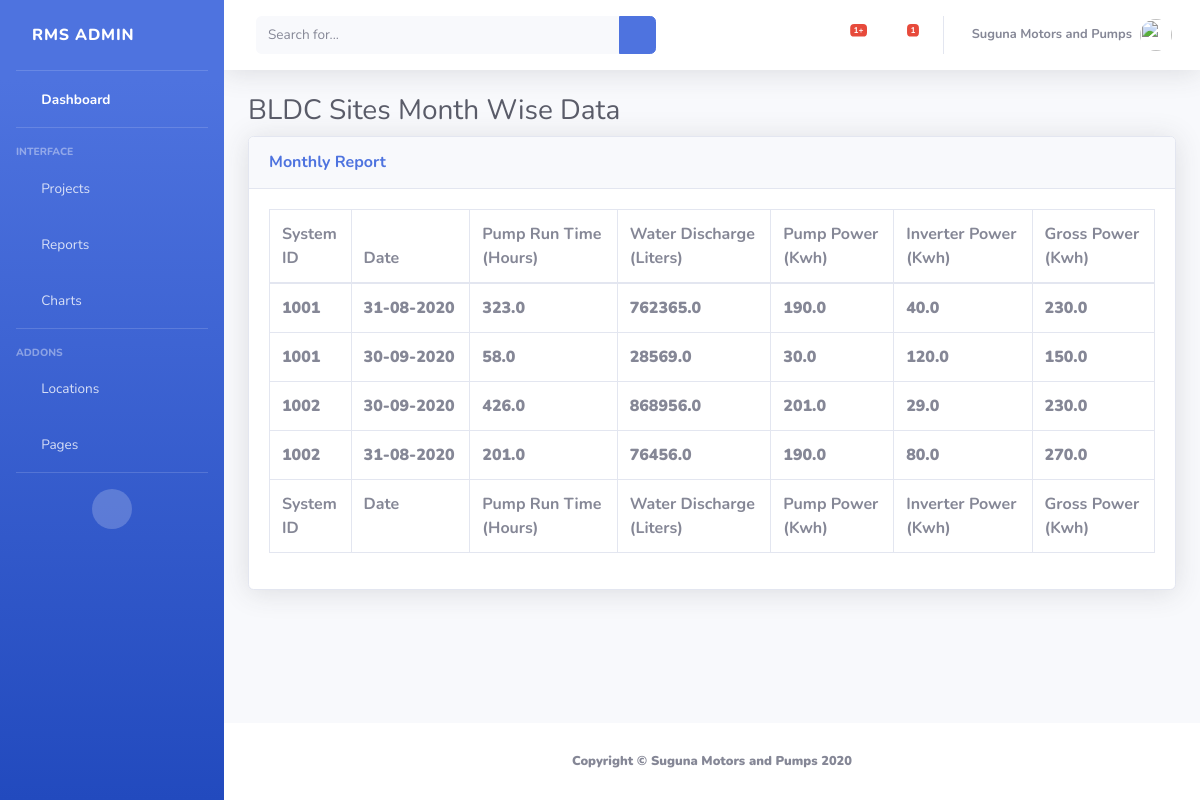
Page /monthReport/ on the committed database.
### rms/models.py (models this page shows, shortened)
class md(models.Model):
	Project = models.CharField(max_length=50,null=True,blank=True)
	System_RID_No = models.CharField(max_length=30,null=True,blank=True)
	Date = models.DateField(null=True,blank=True)
	RunTime_Hrs = models.FloatField(null=True,blank=True)
	Water_Discharge_Lts = models.FloatField(null=True,blank=True)
	Pump_Consumption_KWH = models.FloatField(null=True,blank=True)
	Inverter_Input_KWH = models.FloatField(null=True,blank=True)
	Inverter_Output_KWH = models.FloatField(null=True,blank=True)
	Total_KWH_Generation = models.FloatField(null=True,blank=True)
	Gross_KWH = models.FloatField(null=True,blank=True)

### rms/views.py (the view)
# urls.py: path('monthReport/', views.monthR, name='monthRep'),
def monthR(request):
	table_data = md.objects.all()
	return render(request, 'monthR.html', {'table_data': table_data})

### templates/monthR.html (shortened to what this page needs)
<!DOCTYPE html>
{% load static %}
<html lang="en">
<head>
  <link href="{% static 'vendor/fontawesome-free/css/all.min.css' %}" rel="stylesheet" type="text/css">
  <link href="{% static 'css/sb-admin-2.min.css' %}" rel="stylesheet">
  <link href="{% static 'vendor/datatables/dataTables.bootstrap4.min.css' %}" rel="stylesheet">
</head>
<body id="page-top">
  <div id="wrapper">
    <ul class="navbar-nav bg-gradient-primary sidebar sidebar-dark accordion" id="accordionSidebar">
      <a class="sidebar-brand d-flex align-items-center justify-content-left" href="{% url 'home' %}">
        <div class="sidebar-brand-text mx-3">RMS Admin</div>
      </a>
      <hr class="sidebar-divider my-0">
      <li class="nav-item active">
        <a class="nav-link" href="{% url 'home' %}">
          <i class="fas fa-fw fa-tachometer-alt"></i>
          <span>Dashboard</span></a>
      </li>
      <hr class="sidebar-divider">
      <div class="sidebar-heading">
        Interface
      </div>
      <li class="nav-item">
        <a class="nav-link collapsed" href="#" data-toggle="collapse" data-target="#collapseTwo" aria-expanded="true" aria-controls="collapseTwo">
          <i class="fas fa-fw fa-cog"></i>
          <span>Projects</span>
        </a>
      </li>
      <li class="nav-item">
        <a class="nav-link collapsed" href="#" data-toggle="collapse" data-target="#collapseNew" aria-expanded="true" aria-controls="collapseNew">
          <i class="fas fa-fw fa-table"></i>
          <span>Reports</span>
        </a>
      </li>
      <li class="nav-item">
        <a class="nav-link" href="#">
          <i class="fas fa-fw fa-chart-area"></i>
          <span>Charts</span></a>
      </li>
      <hr class="sidebar-divider">
      <div class="sidebar-heading">
        Addons
      </div>
      <li class="nav-item">
        <a class="nav-link collapsed" href="#" data-toggle="collapse" data-target="#collapseUtilities" aria-expanded="true" aria-controls="collapseUtilities">
          <i class="fas fa-fw fa-wrench"></i>
          <span>Locations</span>
        </a>
      </li>
      <li class="nav-item">
        <a class="nav-link collapsed" href="#" data-toggle="collapse" data-target="#collapsePages" aria-expanded="true" aria-controls="collapsePages">
          <i class="fas fa-fw fa-folder"></i>
          <span>Pages</span>
        </a>
      </li>
      <hr class="sidebar-divider d-none d-md-block">
      <div class="text-center d-none d-md-inline">
        <button class="rounded-circle border-0" id="sidebarToggle"></button>
      </div>
    </ul>
    <div id="content-wrapper" class="d-flex flex-column">
      <div id="content">
        <nav class="navbar navbar-expand navbar-light bg-white topbar mb-4 static-top shadow">
          <form action="{% url 'searchid' %}" class="d-none d-sm-inline-block form-inline mr-auto ml-md-3 my-2 my-md-0 mw-100 navbar-search" method="POST">
            <div class="input-group">
              <input type="search" class="form-control bg-light border-0 small" placeholder="Search for..." aria-label="Search" aria-describedby="basic-addon2" name='idno'>
              <div class="input-group-append">
                <button class="btn btn-primary" type="submit">
                  <i class="fas fa-search fa-sm"></i>
                </button>
              </div>
            </div>
          </form>
          <ul class="navbar-nav ml-auto">
            <li class="nav-item dropdown no-arrow mx-1">
              <a class="nav-link dropdown-toggle" href="#" id="alertsDropdown" role="button" data-toggle="dropdown" aria-haspopup="true" aria-expanded="false">
                <i class="fas fa-bell fa-fw"></i>
                <span class="badge badge-danger badge-counter">1+</span>
              </a>
            </li>
            <li class="nav-item dropdown no-arrow mx-1">
              <a class="nav-link dropdown-toggle" href="#" id="messagesDropdown" role="button" data-toggle="dropdown" aria-haspopup="true" aria-expanded="false">
                <i class="fas fa-envelope fa-fw"></i>
                <span class="badge badge-danger badge-counter">1</span>
              </a>
            </li>
            <li class="nav-item dropdown no-arrow">
              <a class="nav-link dropdown-toggle" href="#" id="userDropdown" role="button" data-toggle="dropdown" aria-haspopup="true" aria-expanded="false">
                <span class="mr-2 d-none d-lg-inline text-gray-600 small"><b>Suguna Motors and Pumps<b></span>
                <img class="img-profile rounded-circle" src="{% static 'img/pump.png' %}" >
              </a>
            </li>
          </ul>
        </nav>
        <div class="container-fluid">
          <h1 class="h3 mb-2 text-gray-800">BLDC Sites Month Wise Data</h1>
          <div class="card shadow mb-4">
            <div class="card-header py-3">
              <h6 class="m-0 font-weight-bold text-primary">Monthly Report</h6>
            </div>
            <div class="card-body">
              <div class="table-responsive">
                <table class="table table-bordered" id="dataTable" width="100%" cellspacing="0">
                  <thead>
                    <tr>
                      <th>System<br>ID</br></th>
                      <th>Date</th>
                      <th>Pump Run Time<br>(Hours)</br></th>
                      <th>Water Discharge<br>(Liters)</br></th>
                      <th>Pump Power<br>(Kwh)</br></th>
                      <th>Inverter Power<br>(Kwh)</br></th>
                      <th>Gross Power<br>(Kwh)</br></th>
                    </tr>
                  </thead>
                  <tfoot>
                    <tr>
                      <th>System<br>ID</br></th>
                      <th>Date</th>
                      <th>Pump Run Time<br>(Hours)</br></th>
                      <th>Water Discharge<br>(Liters)</br></th>
                      <th>Pump Power<br>(Kwh)</br></th>
                      <th>Inverter Power<br>(Kwh)</br></th>
                      <th>Gross Power<br>(Kwh)</br></th>
                    </tr>
                  </tfoot>
                  <tbody>
              {% for x in table_data %}
                    <tr>
                      <td>{{x.System_RID_No}}</td>
                      <td>{{x.Date | date:"d-m-Y"}}</td>
                      <td>{{x.RunTime_Hrs}}</td>
                      <td>{{x.Water_Discharge_Lts}}</td>
                      <td>{{x.Pump_Consumption_KWH}}</td>
                      <td>{{x.Inverter_Output_KWH}}</td>
                      <td>{{x.Gross_KWH}}</td>
                    </tr>
              {% endfor %}
                  </tbody>
                </table>
              </div>
            </div>
          </div>
        </div>
      </div>
      <footer class="sticky-footer bg-white">
        <div class="container my-auto">
          <div class="copyright text-center my-auto">
            <span>Copyright &copy; Suguna Motors and Pumps 2020</span>
          </div>
        </div>
      </footer>
    </div>
  </div>
</body>
</html>

### rows in the picture
md: System_RID_No "1001", Date "31-08-2020", RunTime_Hrs "323.0", Water_Discharge_Lts "762365.0", Pump_Consumption_KWH "190.0", Inverter_Output_KWH "40.0", Gross_KWH "230.0"
md: System_RID_No "1001", Date "30-09-2020", RunTime_Hrs "58.0", Water_Discharge_Lts "28569.0", Pump_Consumption_KWH "30.0", Inverter_Output_KWH "120.0", Gross_KWH "150.0"
md: System_RID_No "1002", Date "30-09-2020", RunTime_Hrs "426.0", Water_Discharge_Lts "868956.0", Pump_Consumption_KWH "201.0", Inverter_Output_KWH "29.0", Gross_KWH "230.0"
md: System_RID_No "1002", Date "31-08-2020", RunTime_Hrs "201.0", Water_Discharge_Lts "76456.0", Pump_Consumption_KWH "190.0", Inverter_Output_KWH "80.0", Gross_KWH "270.0"
